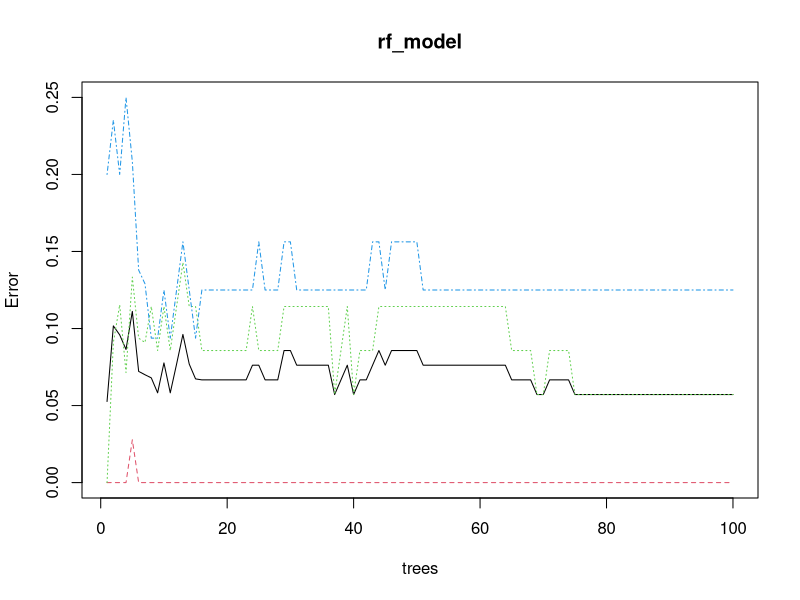

Here is the R script that generated this plot:
install.packages("randomForest")
library(randomForest) 

data(iris)
set.seed(42)
sample_index<-sample(1:nrow(iris),0.7*nrow(iris))
train_data<-iris[sample_index,]
test_data<-iris[-sample_index,]

rf_model=randomForest(Species~.,data = train_data,ntree=100)
plot(rf_model)
predictions<-predict(rf_model,test_data)

confusion_matrix<-table(predictions,test_data$Species)
print(confusion_matrix)

accuracy<-sum(diag(confusion_matrix))/sum(confusion_matrix)
print(paste("Accuracy is: ",round(accuracy*100,2),"%"))
